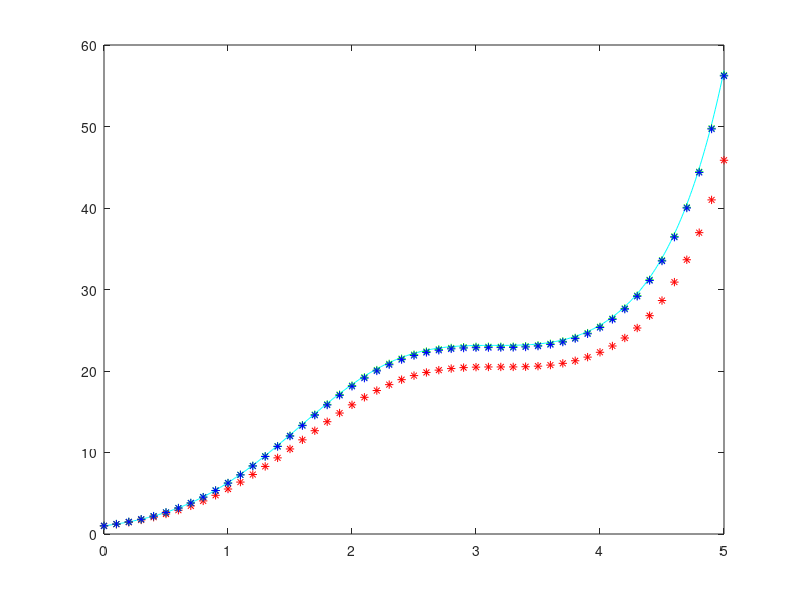

This figure's MATLAB source:
function odeuvod

T=5;
uH=1; uM=1; uE=1; % pocatecni podminky
tA=0:0.01:T;


%Bakterie:
f=inline('(1+cos(x)).*y;','x','y'); 
h=0.1;
exact=exp(tA + sin(tA));


plot(tA,exact,'c'); % zobrazime aktualni polohu
pocetKroku=50; % celkovy pocet kroku

for i=0:pocetKroku,
   
   t=i/pocetKroku*T; % spocteme cas odpovidajici kroku
   
   hold on;% nastavime grafy aby se nemazaly, ale aby se jen pridavaly objekty do existujicich grafu

   %EULER
   plot(t,uE,'r-*'); % zobrazime aktualni polohu
   uE=uE+h*f(t,uE); % spocteme novou hodnotu promenne u

   %MIDPOINT
   plot(t,uM,'g-*'); % zobrazime aktualni polohu
   uM=uM+h*f(t+h/2,uM+h/2*f(t,uM));

   %HEUN
   plot(t,uH,'b-*'); % zobrazime aktualni polohu
   uH=uH+h/2*(f(t,uH)+f(t+h,uH+h*f(t,uH)))

   hold off;
end;

%axis([0 1 -3 3]);

end

